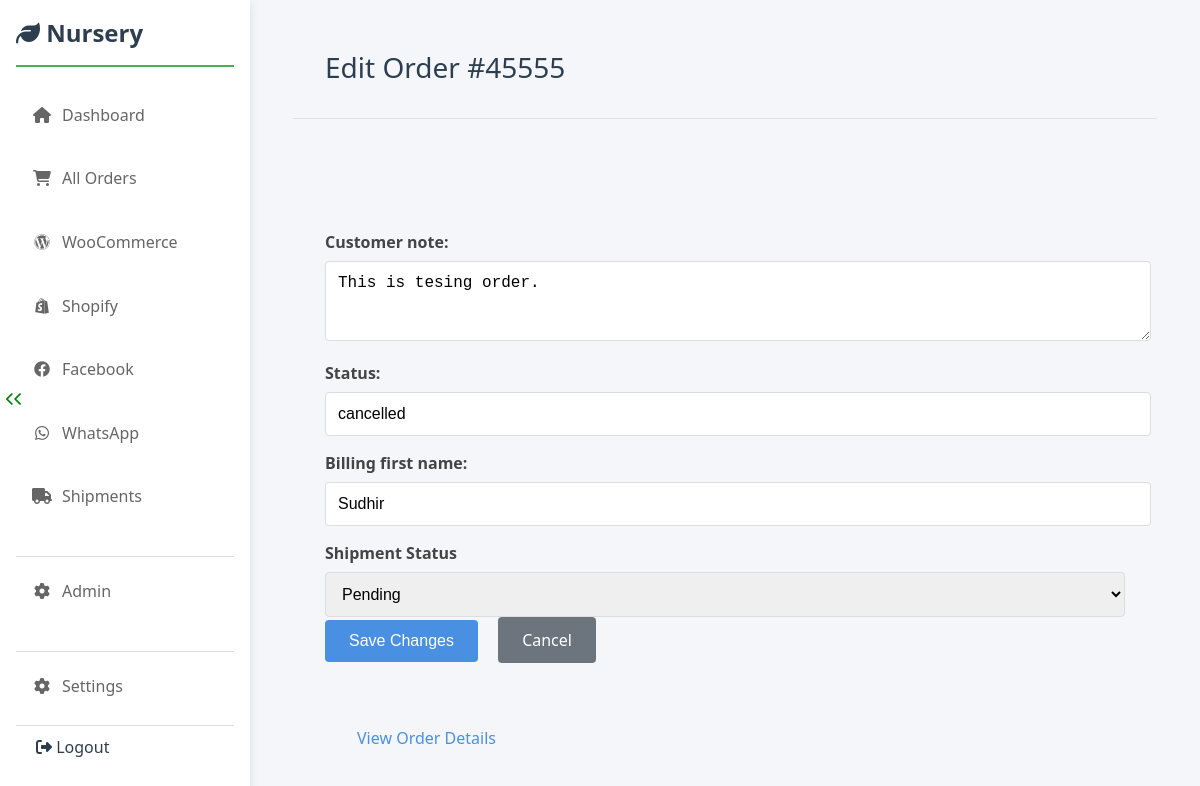
The app's page /woocommerce/orders/45555/edit/ (signed in) with its own data.
### woocommerce_app/models.py (models this page shows, shortened)
class WooCommerceOrder(models.Model):
    woo_id = models.PositiveIntegerField(
        unique=True,
        db_index=True,
        help_text="WooCommerce Order ID"
    )
    number = models.CharField(
        max_length=100,
        blank=True,
        null=True,
        db_index=True,
        help_text="WooCommerce order number (might be different from ID)"
    )
    status = models.CharField(max_length=50, blank=True, null=True, db_index=True)
    currency = models.CharField(default="₹" ,max_length=10, blank=True, null=True)
    total_amount = models.DecimalField(max_digits=10, decimal_places=2, blank=True, null=True)
    customer_note = models.TextField(blank=True, null=True)
    shipment_status = models.CharField(
        max_length=50,
        choices=SHIPMENT_STATUS_CHOICES,
        default='pending',
        blank=False, null=False,
        db_index=True
    )
    billing_first_name = models.CharField(max_length=100, blank=True, null=True)
    billing_last_name = models.CharField(max_length=100, blank=True, null=True)
    billing_company = models.CharField(max_length=200, blank=True, null=True)
    billing_address_1 = models.CharField(max_length=255, blank=True, null=True)
    billing_address_2 = models.CharField(max_length=255, blank=True, null=True)
    billing_city = models.CharField(max_length=100, blank=True, null=True)
    billing_state = models.CharField(max_length=100, blank=True, null=True)
    billing_postcode = models.CharField(max_length=20, blank=True, null=True)
    billing_country = models.CharField(max_length=50, blank=True, null=True)
    billing_email = models.EmailField(blank=True, null=True, db_index=True)
    billing_phone = models.CharField(max_length=50, blank=True, null=True)
    date_created_woo = models.DateTimeField(blank=True, null=True, help_text="Timestamp from WooCommerce (UTC)")
    date_modified_woo = models.DateTimeField(blank=True, null=True, help_text="Timestamp from WooCommerce (UTC)")
    date_paid_woo = models.DateTimeField(blank=True, null=True, help_text="Timestamp from WooCommerce (UTC)")
    date_completed_woo = models.DateTimeField(blank=True, null=True, help_text="Timestamp from WooCommerce (UTC)")
    line_items_json = models.JSONField(blank=True, null=True, help_text="Raw JSON data for line items")
    shipping_lines_json = models.JSONField(blank=True, null=True, help_text="Raw JSON data for shipping lines")
    raw_data = models.JSONField(blank=True, null=True, help_text="Full webhook payload or API response")
    django_date_created = models.DateTimeField(auto_now_add=True)
    django_date_modified = models.DateTimeField(auto_now=True)
    class Meta:
        verbose_name = "WooCommerce Order"
        verbose_name_plural = "WooCommerce Orders"
        ordering = ['-date_created_woo']

### woocommerce_app/views.py (the view)
# urls.py: path('orders/<int:woo_id>/edit/', views.order_edit_view, name='order_edit'),
@login_required
def order_edit_view(request, woo_id):
    try:
        order = get_object_or_404(WooCommerceOrder, woo_id=int(woo_id))
    except ValueError:
        raise Http404("Invalid Order ID format.")
    is_ajax = request.headers.get('x-requested-with') == 'XMLHttpRequest'
    if request.method == 'POST':
        form = OrderEditForm(request.POST, instance=order)
        if form.is_valid():
            try:
                shipment_status = request.POST.get('shipment_status')
                order = form.save(commit=False)
                order.shipment_status = shipment_status
                order.save()
                logger.info(f"Locally updated order {woo_id} via form with shipment status {shipment_status}.")
                if is_ajax:
                    return JsonResponse({
                        'status': 'success',
                        'message': 'Order updated successfully!',
                        'shipment_status': shipment_status
                    })
                else:
                    return redirect('order_detail', woo_id=order.woo_id)
            except Exception as e:
                 logger.exception(f"Error saving updated order {woo_id}: {e}")
                 error_message = "An error occurred while saving."
                 if is_ajax:
                     return JsonResponse({'status': 'error', 'message': error_message}, status=500)
                 else:
                     pass
        else:
            logger.warning(f"Order edit form invalid for order {woo_id}: {form.errors.as_json()}")
            if is_ajax:
                return JsonResponse({'status': 'error', 'errors': form.errors}, status=400)
    else:
        form = OrderEditForm(instance=order)
    context = {
        'form': form,
        'order': order,
        'page_title': f'Edit Order #{order.number or order.woo_id}',
        'shipment_status': order.shipment_status
    }
    return render(request, 'woocommerce/order_edit.html', context)

### woocommerce_app/forms.py
class OrderEditForm(forms.ModelForm):
    class Meta:
        model = WooCommerceOrder
        fields = [
            'customer_note', # Maybe allow editing the note locally?
            'status', # Editing status locally can be risky if it conflicts with Woo.
            'billing_first_name', # Editing billing/shipping might be overwritten.
        ]
        widgets = {
            'customer_note': forms.Textarea(attrs={'rows': 3, 'class': 'form-control'}),
        }

### templates/woocommerce/order_edit.html (shortened to what this page needs)
{% extends "base.html" %}
{% block content %}
<h1 class="order-details-edit">{{ page_title }}</h1>
<div id="form-messages" class="mb-3 order-details-edit"></div>
<form id="order-edit-form" class="order-details-edit" method="post" action="{% url 'order_edit' order.woo_id %}" data-url="{% url 'order_edit' order.woo_id %}">
    {{ form.as_p }}
    <div class="form-group">
        <label for="shipment_status">Shipment Status</label>
        <select name="shipment_status" id="shipment_status" class="form-control">
            <option value="pending">Pending</option>
        </select>
    </div>
    <button type="submit" class="btn btn-primary order-details-edit">Save Changes</button>
    <a href="{% url 'order_detail' order.woo_id %}" class="btn btn-secondary order-details-edit">Cancel</a>
</form>
<p class="mt-3 order-details-edit"><a href="{% url 'order_detail' order.woo_id %}" class="order-details-edit">View Order Details</a></p>
{% endblock content %}

### static/css/style.css (style rules this page uses)
:root { --primary-color: #2c3e50; --secondary-color: #34495e; --accent-color: #4CAF50; --text-color: #2c3e50; --sidebar-width: 250px; --transition-speed: 0.3s; --text-color-dark: #2c3e50; --text-color-light: #7f8c8d; --background-light: #ffffff; --background-medium: #f8f9fa; --background-dark: #ecf0f1; --border-color: #dee2e6; --border-radius: 6px; --shadow-soft: 0 4px 15px rgba(0, 0, 0, 0.07); --spacing-unit: 1rem; }
body { font-family: 'Segoe UI', Tahoma, Geneva, Verdana, sans-serif; display: flex; margin: 0; min-height: 100vh; overflow-x: hidden; background-color: #f5f6fa; color: var(--text-color); flex-direction: column; }
@media (min-width: 768px) { body { flex-direction: row; } }
h1 { border-bottom: 1px solid var(--border-color); padding-bottom: 0.8rem; margin-bottom: 1.5rem; font-size: 1.75rem; font-weight: 500; }
.btn { text-decoration: none; padding: calc(var(--spacing-unit) * 0.75) calc(var(--spacing-unit) * 1.5); border-radius: var(--border-radius); display: inline-block; margin: 5px; font-weight: 500; transition: all 0.2s ease; border: none; cursor: pointer; font-size: 0.9rem; text-align: center; }
.btn-secondary { background-color: var(--text-color-light); color: white; }
.btn-primary { background-color: var(--secondary-color); color: white; }

### templates/woocommerce/order_edit.html (style rules this page uses)
.order-details-edit { max-width: 800px; margin: 0 auto; padding: 2rem; }
.order-details-edit label { display: block; font-weight: 600; margin-bottom: 0.5rem; color: #444; }
.order-details-edit input, .order-details-edit select, .order-details-edit textarea { width: 100%; padding: 0.75rem; border: 1px solid #ddd; border-radius: 4px; font-size: 1rem; }
.order-details-edit .btn { padding: 0.75rem 1.5rem; font-size: 1rem; border-radius: 4px; cursor: pointer; transition: all 0.2s ease; }
.order-details-edit .btn-primary { background-color: #4a90e2; border: none; color: white; }
.order-details-edit .btn-secondary { background-color: #6c757d; border: none; color: white; margin-left: 1rem; }
.order-details-edit a { color: #4a90e2; text-decoration: none; }

### records on screen
WooCommerceOrder: customer_note "This is tesing order.", status "cancelled", billing_first_name "Sudhir"

### other values on screen
{{ page_title }} "Edit Order #45555"
